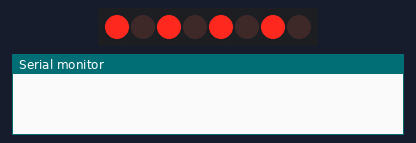
The sketch below on a simulated Arduino Uno, built with avr-gcc and run on an emulated ATmega328P. Shown: 8 shift-register outputs drawn as a row of LEDs (first output left, lit = HIGH), the last lines printed to the serial monitor. Wiring (inferred from the names in the program): shift register (74HC595): data pin 12; shift clock pin 9; latch pin 11. Wiring (inferred from the signals the program sends): row of LEDs: on Q0, Q1, Q2, Q3, Q4, Q5, Q6, Q7.

Above: at 0.2 s.
At 8.64 s:
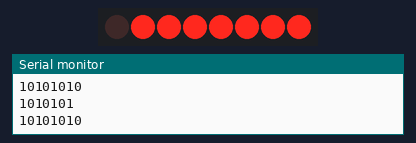
At 9.64 s:
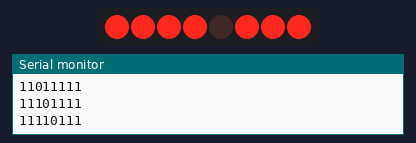
At 10.5 s:
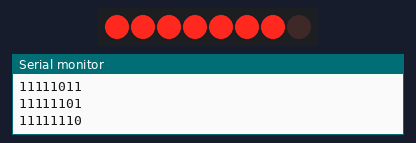
At 12.14 s:
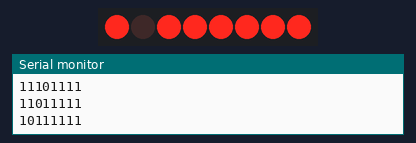
At 15.2 s:
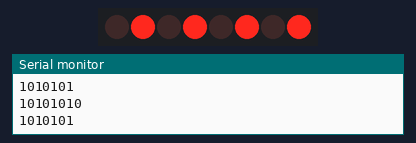
Timing chart, 0 to 16.3 s (numbered marks = the images above):
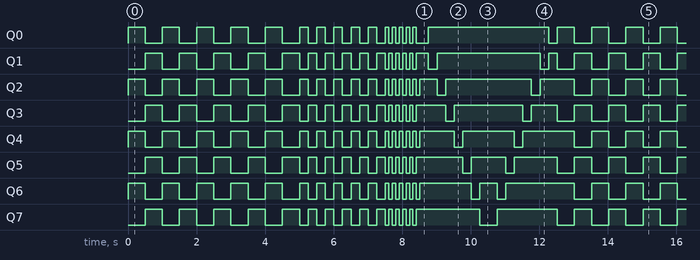

Measured:
- by itself, Q0–7: moves between LOW and HIGH, repeating every 12.5 s
- by itself, everything shown: repeats every 12.5 s, in 45 steps

The sketch:

Lesson47.ino
```cpp
// Lesson 47: Dancing LEDs
int dataPin = 12;
int latchPin = 11;
int clockPin = 9;
int dt = 250;
int dt1 = 500;
int dt2 = 250;
int dt3 = 100;
int i=0;

byte LEDs = 0b10101010;
byte LEDsR = 0b01111111;
byte LEDsL = 0b11111110;

void setup() {
  // put your setup code here, to run once:
  Serial.begin(9600);
  pinMode(latchPin, OUTPUT);
  pinMode(dataPin, OUTPUT);
  pinMode(clockPin, OUTPUT);
}

void loop() {
  for(i=0; i<10; i++){
  digitalWrite(latchPin, LOW);
  shiftOut(dataPin, clockPin, LSBFIRST, LEDs);
  digitalWrite(latchPin, HIGH);
  delay(dt1);
  LEDs = ~LEDs;
  Serial.println(LEDs, BIN);
  }
  i=0;
  for(i=0; i<10; i++){
  digitalWrite(latchPin, LOW);
  shiftOut(dataPin, clockPin, LSBFIRST, LEDs);
  digitalWrite(latchPin, HIGH);
  delay(dt2);
  LEDs = ~LEDs;
  Serial.println(LEDs, BIN);
  }
  i=0;
  for(i=0; i<10; i++){
  digitalWrite(latchPin, LOW);
  shiftOut(dataPin, clockPin, LSBFIRST, LEDs);
  digitalWrite(latchPin, HIGH);
  delay(dt3);
  LEDs = ~LEDs;
  Serial.println(LEDs, BIN);
  }
  i=0;

  // Shifting right
  // LEDsR = LEDsR*128 + (LEDsR/2)
  for(i=0; i<8; i++){
  digitalWrite(latchPin, LOW);
  shiftOut(dataPin, clockPin, LSBFIRST, LEDsR);
  digitalWrite(latchPin, HIGH);
  delay(dt);
  LEDsR = LEDsR*128 + (LEDsR/2);
  Serial.println(LEDsR, BIN);
  }
  i=0;
  // Shifting left
  // LEDsL = LEDsL*128 + (LEDsL/2)
  for(i=0; i<8; i++){
  digitalWrite(latchPin, LOW);
  shiftOut(dataPin, clockPin, LSBFIRST, LEDsL);
  digitalWrite(latchPin, HIGH);
  delay(dt);
  LEDsL = LEDsL/128 + (LEDsL*2);
  Serial.println(LEDsL, BIN);
  }
}
```
